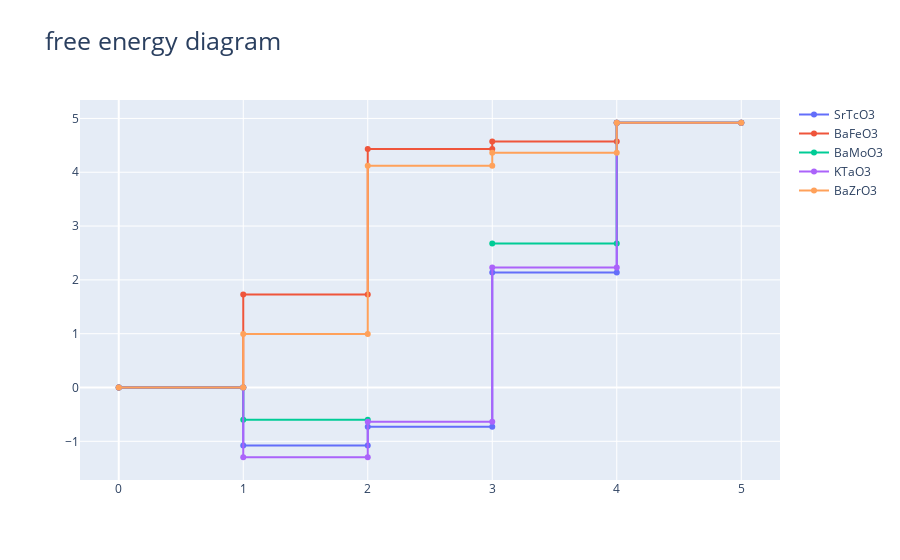

The notebook cell this image was saved under:
### Code cell
data = [trace1, trace2, trace3, trace4, trace5]

layout = go.Layout(title = 'free energy diagram', titlefont = dict(size = 25))
fig = go.Figure(data = data, layout = layout)
pyo.iplot(fig)
#fig.show()

### Figure 1 — Plotly figure (JSON) as saved in the notebook; plotly's stock layout.template omitted (floating-point values rounded to 4 significant figures)
{"data": [{"name": "SrTcO3", "type": "scatter", "x": [0, 1, 1, 2, 2, 3, 3, 4, 4, 5], "y": [0, 0, -1.077, -1.077, -0.727, -0.727, 2.136, 2.136, 4.92, 4.92]}, {"name": "BaFeO3", "type": "scatter", "x": [0, 1, 1, 2, 2, 3, 3, 4, 4, 5], "y": [0, 0, 1.729, 1.729, 4.432, 4.432, 4.572, 4.572, 4.92, 4.92]}, {"name": "BaMoO3", "type": "scatter", "x": [0, 1, 1, 2, 2, 3, 3, 4, 4, 5], "y": [0, 0, -0.597, -0.597, "NaN", "NaN", 2.674, 2.674, 4.92, 4.92]}, {"name": "KTaO3", "type": "scatter", "x": [0, 1, 1, 2, 2, 3, 3, 4, 4, 5], "y": [0, 0, -1.296, -1.296, -0.634, -0.634, 2.23, 2.23, 4.92, 4.92]}, {"name": "BaZrO3", "type": "scatter", "x": [0, 1, 1, 2, 2, 3, 3, 4, 4, 5], "y": [0, 0, 0.995, 0.995, 4.123, 4.123, 4.361, 4.361, 4.92, 4.92]}], "layout": {"title": {"font": {"size": 25}, "text": "free energy diagram"}}}
